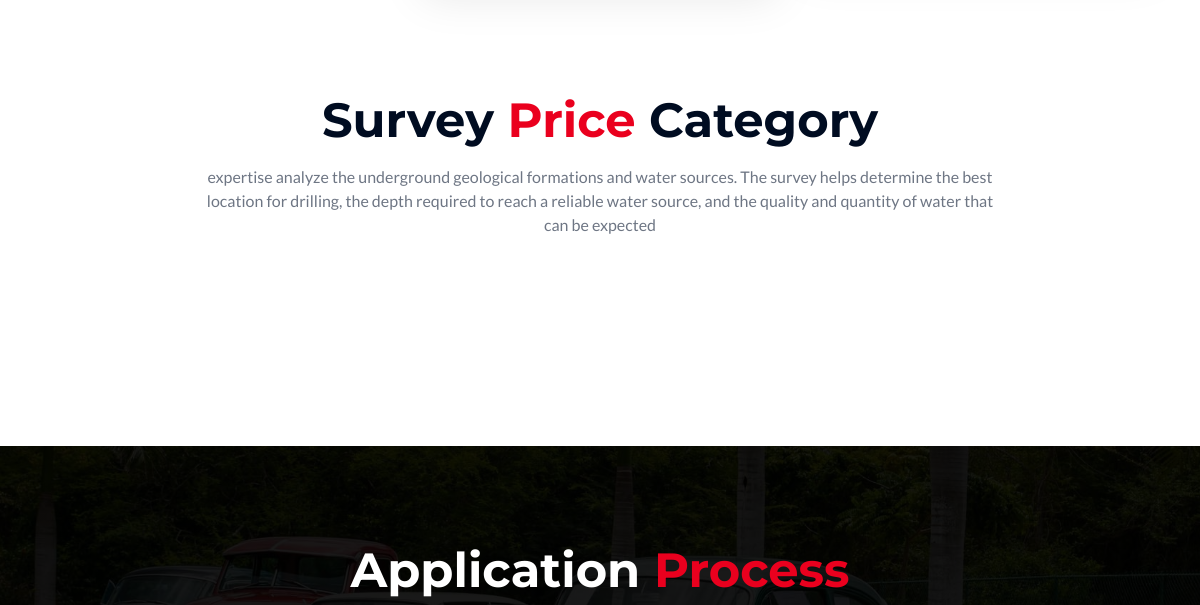
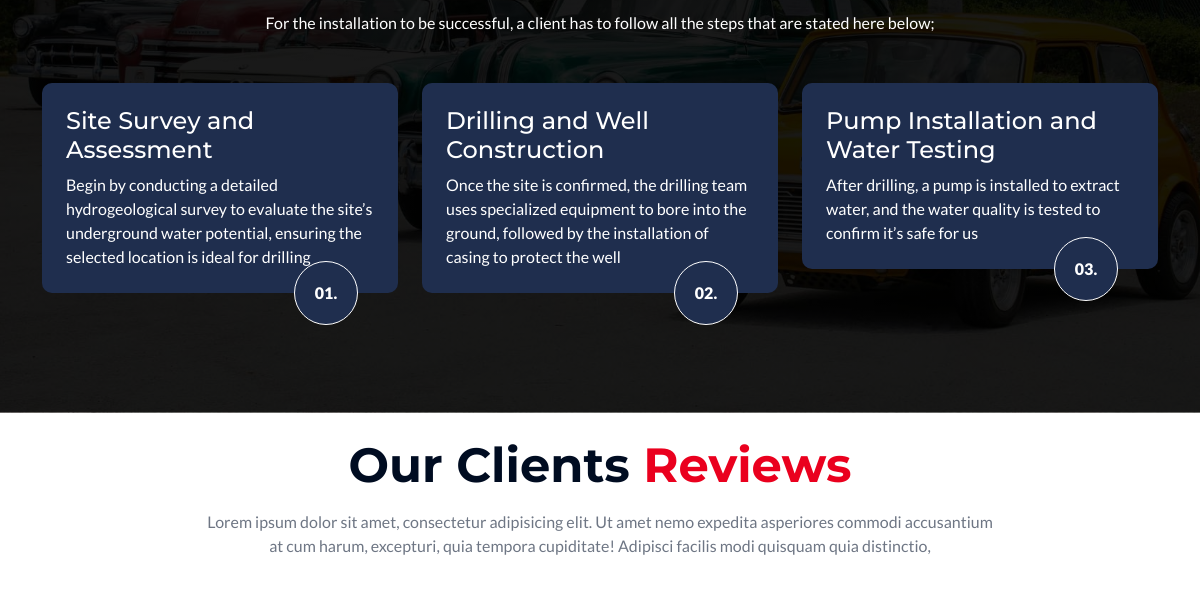
The app's page / (middle part), older data (2 pictures, top to bottom).
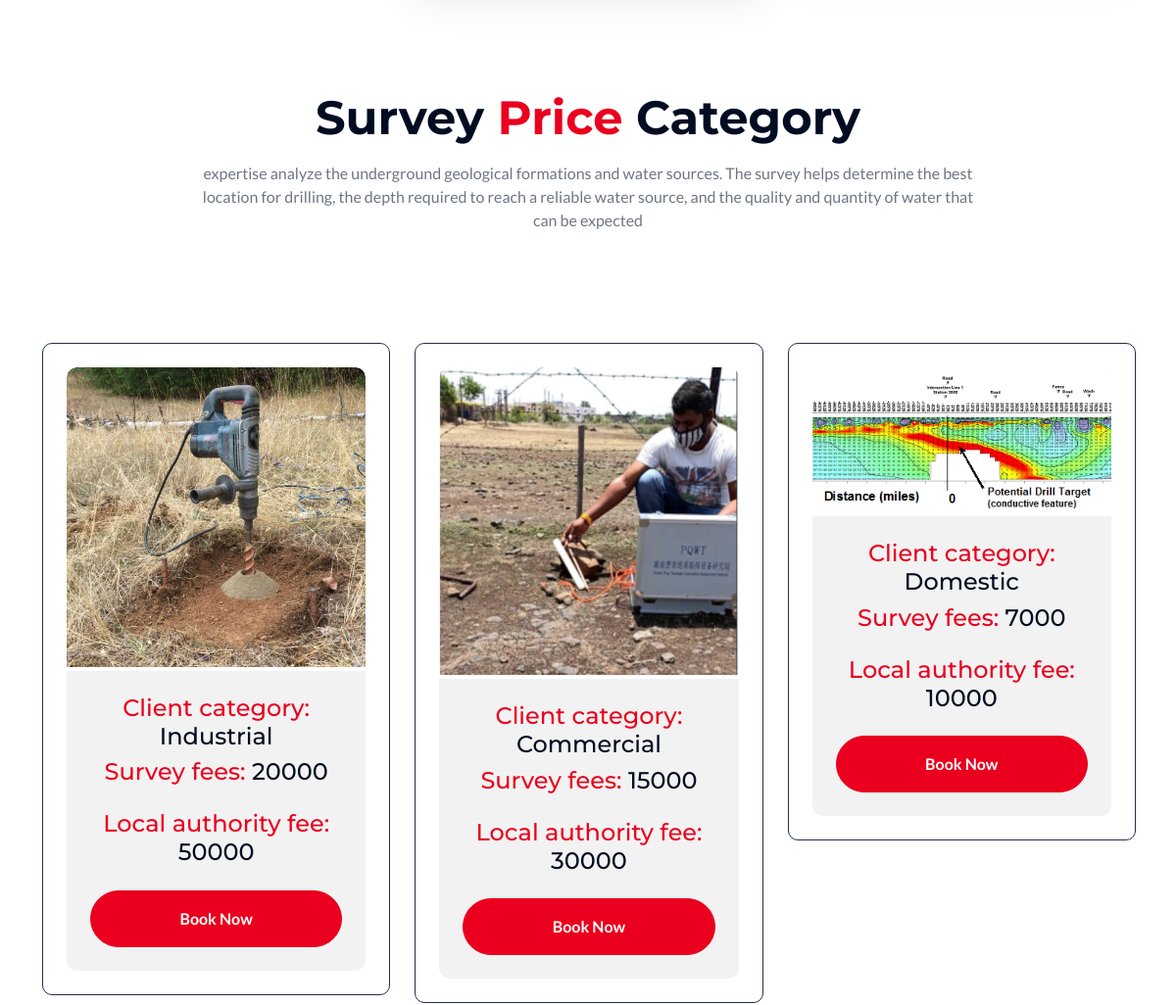
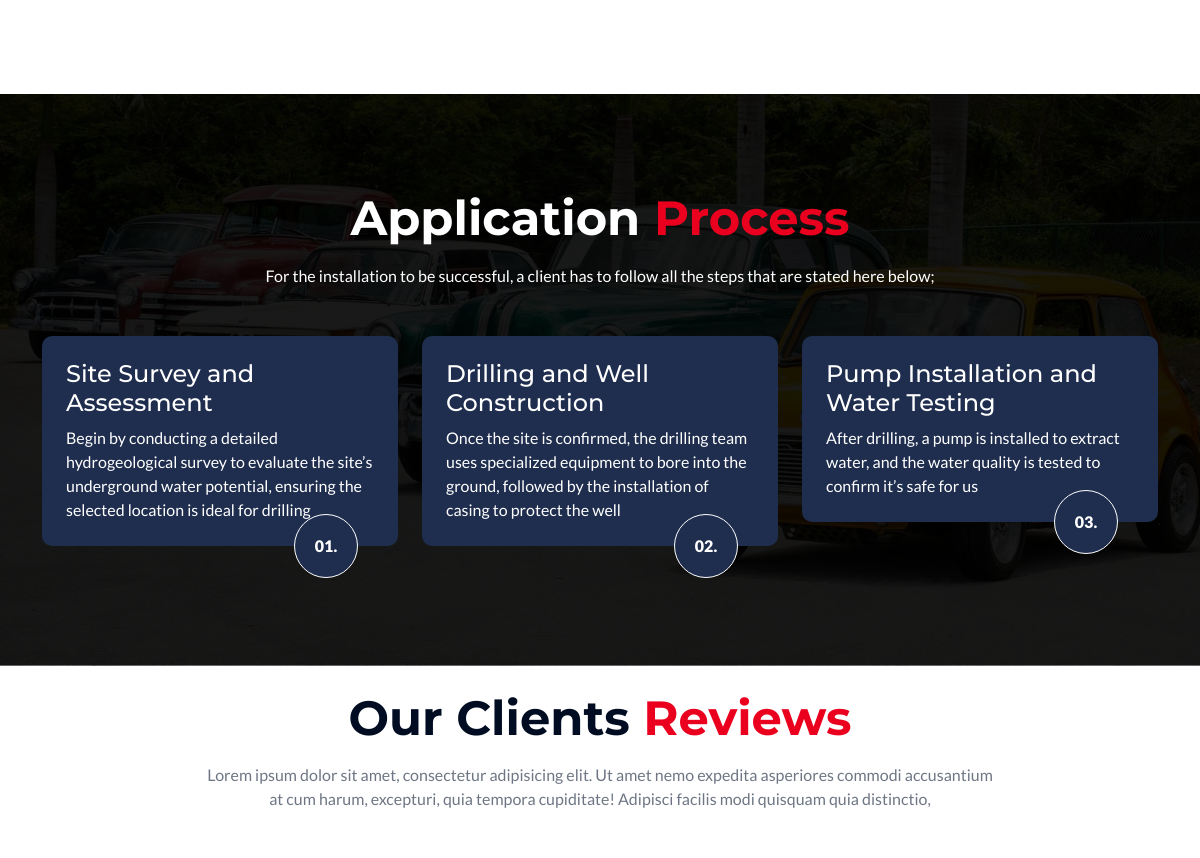
The same page, newer data (2 pictures, top to bottom).
### admins/models.py (models this page shows, shortened)
class survey(models.Model):
    client_choices = [
        ('Industrial', 'Industrial'),
        ('Commercial', 'Commercial'),
        ('Domestic', 'Domestic')
    ]
    client_category = models.CharField(max_length=20, null=False, blank=False, choices=client_choices)
    survey_fees = models.PositiveIntegerField(null=False, blank=False)
    local_authority_fees = models.PositiveIntegerField(null=False, blank=False)
    survey_photo = models.ImageField(upload_to="uploads/survey", default="uploads/survey/photo.jpg")

### welcome/views.py (the view)
# urls.py: path('', views.index),
def index(request):
    price1 = survey.objects.all()
    return render(request, 'index.html', {'navbar': 'index', 'price1': price1})

### welcome/templates/index.html (shortened to what the changed rows need)
{% load static %}
<!DOCTYPE html>
<html lang="en">
    <head>
        <link rel="stylesheet" href="https://use.fontawesome.com/releases/v5.15.4/css/all.css"/>
        <link href="https://cdn.jsdelivr.net/npm/bootstrap-icons@1.4.1/font/bootstrap-icons.css" rel="stylesheet">
        <link href="{% static 'lib/animate/animate.min.css' %}" rel="stylesheet">
        <link href="{% static 'lib/owlcarousel/assets/owl.carousel.min.css' %}" rel="stylesheet">
        <link href="{% static 'css/bootstrap.min.css' %}" rel="stylesheet">
        <link href="{% static 'css/style.css' %}" rel="stylesheet">
    </head>
    <body>
        <div class="container-fluid categories pb-5">
            <div class="container pb-5">
                <div class="text-center mx-auto pb-5 wow fadeInUp" data-wow-delay="0.1s" style="max-width: 800px;">
                    <h1 class="display-5 text-capitalize mb-3">Survey <span class="text-primary">Price</span> Category</h1>
                </div>
                <div class="categories-carousel owl-carousel wow fadeInUp" data-wow-delay="0.1s">{% for p1 in price1 %}
                    <div class="categories-item p-4">
                        <div class="categories-item-inner">
                            <div class="categories-img rounded-top">
                                <img src="/media/{{ p1.survey_photo }}" class="img-fluid w-100 rounded-top" alt="">
                            </div>
                            <div class="categories-content rounded-bottom p-4">
                                <h4><span class="text-primary">Client category: </span>{{ p1.client_category }}</h4>
                                <div class="mb-4">
                                    <h4><span class="text-primary">Survey fees: </span>{{ p1.survey_fees }}</h4>
                                </div>
                                <div class="mb-4">
                                    <h4><span class="text-primary">Local authority fee: </span>{{ p1.local_authority_fees }}</h4>
                                </div>
                                <a href="#" class="btn btn-primary rounded-pill d-flex justify-content-center py-3">Book Now</a>
                            </div>
                        </div>
                    </div>{% endfor %}
                </div>
            </div>
        </div>
        <div class="container-fluid steps py-5">
            <div class="container py-5">
                <div class="text-center mx-auto pb-5 wow fadeInUp" data-wow-delay="0.1s" style="max-width: 800px;">
                    <h1 class="display-5 text-capitalize text-white mb-3">Application <span class="text-primary"> Process</span></h1>
                </div>
            </div>
        </div>
        <br>
        <div class="container-fluid testimonial pb-5">
            <div class="container pb-5">
                <div class="text-center mx-auto pb-5 wow fadeInUp" data-wow-delay="0.1s" style="max-width: 800px;">
                    <h1 class="display-5 text-capitalize mb-3">Our Clients<span class="text-primary"> Reviews</span></h1>
                </div>
            </div>
        </div>
    </body>
</html>

Row changes from the older to the newer data that the page shows:
added survey: survey_photo (picture), client_category "Industrial", survey_fees "20000", local_authority_fees "50000"
added survey: survey_photo (picture), client_category "Commercial", survey_fees "15000", local_authority_fees "30000"
added survey: survey_photo (picture), client_category "Domestic", survey_fees "7000", local_authority_fees "10000"
